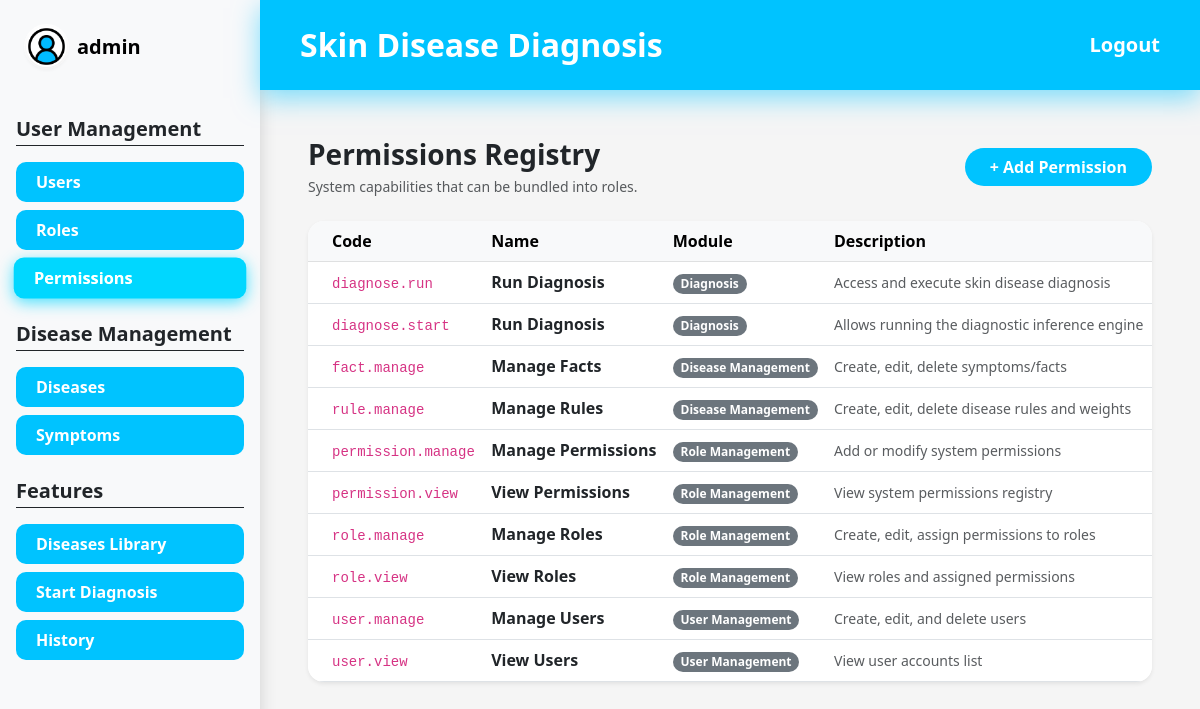
Screenshot of /permissions/ (signed in) with the database file from the repository.
### app/models/user.py (models this page shows, shortened)
class User(UserMixin, db.Model):
    __tablename__ = "users"
    id = db.Column(db.Integer, primary_key=True)
    username = db.Column(db.String(80), unique=True, nullable=False)
    email = db.Column(db.String(120), unique=True, nullable=False)
    full_name = db.Column(db.String(120), nullable=False)
    phone_number = db.Column(db.String(15), unique=True, nullable=False)
    is_active = db.Column(db.Boolean, default=True, nullable=False)
    password_hash = db.Column(db.String(255), nullable=False)
    picture = db.Column(db.String(255))
    created_at = db.Column(db.DateTime, default=datetime.utcnow, nullable=False)
    updated_at = db.Column(db.DateTime, default=datetime.utcnow, onupdate=datetime.utcnow, nullable=False)
    roles = db.relationship("Role", secondary=user_roles, back_populates="users")
    diagnoses = db.relationship("Diagnose", secondary=user_diagnoses, back_populates="users")
    def has_role(self, role_name: str) -> bool:
        return any(role.name == role_name for role in self.roles)
    @property
    def is_admin(self) -> bool:
        return self.has_role("Admin")

### app/models/permission.py (models this page shows, shortened)
class Permission(db.Model):
    __tablename__ = "permissions"
    id = db.Column(db.Integer, primary_key=True)
    code = db.Column(db.String(64), unique=True, nullable=False, index=True)
    name = db.Column(db.String(120), nullable=False)
    description = db.Column(db.String(255))
    module = db.Column(db.String(80), nullable=False, default="General")
    created_at = db.Column(db.DateTime, default=datetime.utcnow, nullable=False)
    updated_at = db.Column(db.DateTime, default=datetime.utcnow, onupdate=datetime.utcnow, nullable=False)
    roles = db.relationship("Role", secondary=role_permissions, back_populates="permissions")

### app/routes/permission_routes.py (the view)
@permission_bp.route("/")
@login_required
@has_permission("role.manage")
def index():
    permissions = Permission.query.order_by(Permission.module, Permission.code).all()
    return render_template("permissions/index.html", permissions=permissions)

### app/templates/permissions/index.html (shortened to what this page needs)
{% extends "layouts/base.html" %}
{% block content %}
<div class="d-flex justify-content-between align-items-center mb-4">
    <div>
        <h1 class="h3 fw-bold mb-1">Permissions Registry</h1>
        <p class="text-muted small mb-0">System capabilities that can be bundled into roles.</p>
    </div>
    <button type="button" class="btn bg-custom-blue text-white rounded-pill px-4 fw-bold" data-bs-toggle="modal" data-bs-target="#createPermissionModal">
        + Add Permission
    </button>
</div>
<div class="card border-0 shadow-sm rounded-4 overflow-hidden">
    <div class="table-responsive">
        <table class="table table-hover align-middle mb-0">
            <thead class="table-light">
                <tr>
                    <th class="ps-4">Code</th>
                    <th>Name</th>
                    <th>Module</th>
                    <th>Description</th>
                </tr>
            </thead>
            <tbody>
                {% for perm in permissions %}
                <tr>
                    <td class="ps-4"><code>{{ perm.code }}</code></td>
                    <td class="fw-bold">{{ perm.name }}</td>
                    <td><span class="badge bg-secondary rounded-pill">{{ perm.module }}</span></td>
                    <td class="text-muted small">{{ perm.description or '-' }}</td>
                </tr>
                {% else %}
                <tr>
                    <td colspan="4" class="text-center text-muted py-4">No permissions registered.</td>
                </tr>
                {% endfor %}
            </tbody>
        </table>
    </div>
</div>
{% endblock %}

### app/templates/layouts/base.html (shortened to what this page needs)
<!DOCTYPE html>
<html lang="en">
<head>
    <link href="https://cdn.jsdelivr.net/npm/bootstrap@5.3.0/dist/css/bootstrap.min.css" rel="stylesheet" />
    <link rel="stylesheet" href="{{ url_for('static', filename='css/style.css') }}" />
</head>
<body>
    <div class="d-flex min-vh-100">
        <aside class="sidebar d-none d-md-flex flex-column bg-light shadow">
            <div class="sidebar-user-header p-4 d-flex align-items-center mb-4">
                <div class="user-avatar-small me-2">
                    <img src="{% if current_user.is_authenticated and current_user.picture %}
                            {{ url_for('static', filename='uploads/' ~ current_user.picture) }}
                        {% else %}{{ url_for('static', filename='images/8358770.png') }}
                        {% endif %}"
                    class="rounded-circle w-100 h-100 shadow-sm"
                    style="object-fit: cover;">
                </div>
                <span class="text-black fw-bold fs-5">{{ current_user.username if current_user.is_authenticated else "User" }}</span>
            </div>
            {% if current_user.is_authenticated %}
                {% if current_user.roles %}
                    {% set role_list = current_user.roles | map(attribute='name') | map('lower') | list %}
                {% elif current_user.role %}
                    {% set role_list = [current_user.role.name | lower] if current_user.role.name is defined else [current_user.role | lower] %}
                {% else %}
                    {% set role_list = [] %}
                {% endif %}
                {% set is_admin_user = (current_user.is_admin is defined and current_user.is_admin) or ('admin' in role_list) %}
                {% set is_dermatologist_user = 'dermatologist' in role_list %}
                {% if is_admin_user %}
                    <div class="px-3 mb-4">
                        <h5 class="fw-bold text-dark border-bottom border-dark pb-1 mb-3">User Management</h5>
                        <nav class="nav flex-column gap-2">
                            <a href="{{ url_for('users.index') }}" class="sidebar-link {% if request.blueprint == 'users' %}active{% endif %}">Users</a>
                            <a href="{{ url_for('roles.index') }}" class="sidebar-link {% if request.blueprint == 'roles' %}active{% endif %}">Roles</a>
                            <a href="{{ url_for('permissions.index') }}" class="sidebar-link {% if request.blueprint == 'permissions' %}active{% endif %}">Permissions</a>
                        </nav>
                    </div>
                {% endif %}
                {% if is_admin_user or is_dermatologist_user %}
                    <div class="px-3 mb-4">
                        <h5 class="fw-bold text-dark border-bottom border-dark pb-1 mb-3">Disease Management</h5>
                        <nav class="nav flex-column gap-2">
                            <a href="{{ url_for('rules.index') }}" class="sidebar-link {% if request.blueprint == 'rules' %}active{% endif %}">Diseases</a>
                            <a href="{{ url_for('facts.index') }}" class="sidebar-link {% if request.blueprint == 'facts' %}active{% endif %}">Symptoms</a>
                        </nav>
                    </div>
                {% endif %}
                <div class="px-3 mb-4">
                    <h5 class="fw-bold text-dark border-bottom border-dark pb-1 mb-3">Features</h5>
                    <nav class="nav flex-column gap-2">
                        <a href="{{ url_for('diagnoses.dashboard') }}" class="sidebar-link {% if request.endpoint == 'diagnoses.dashboard' %}active{% endif %}">Diseases Library</a>
                        <a href="{{ url_for('diagnoses.diagnose') }}" class="sidebar-link {% if request.endpoint == 'diagnoses.diagnose' %}active{% endif %}">Start Diagnosis</a>
                        <a href="{{ url_for('diagnoses.diagnose_history') }}" class="sidebar-link {% if request.endpoint == 'diagnoses.diagnose_history' %}active{% endif %}">History</a>
                    </nav>
                </div>
            {% endif %}
        </aside>
        <div class="flex-grow-1 bg-custom-gray-light">
            <nav class="navbar navbar-expand-lg navbar-dark bg-custom-blue header-glow p-3">
                <div class="container-fluid px-4">
                    <a class="navbar-brand fw-bold fs-2" href="#">Skin Disease Diagnosis</a>
                    <div class="ms-auto">
                        {% if current_user.is_authenticated %}
                            <a href="{{ url_for('auth.logout') }}" class="text-white fw-bold text-decoration-none fs-5">Logout</a>
                        {% else %}
                            <a href="{{ url_for('auth.login') }}" class="text-white fw-bold text-decoration-none fs-5">Login</a>
                        {% endif %}
                    </div>
                </div>
            </nav>
            <main class="p-5">
                {% block content %}{% endblock %}
            </main>
        </div>
    </div>
</body>
</html>

### app/static/css/style.css (style rules this page uses)
body { background-color: #f5f5f5; }
.table td, .table th { vertical-align: middle; }
.bg-custom-blue { background-color: #00c3ff !important; }
.sidebar { width: 260px; min-width: 260px; background-color: #f8f9fa; }
.header-glow { box-shadow: 0px 8px 20px rgba(0, 195, 255, 0.4); position: relative; z-index: 10; }
.sidebar-link { display: block; width: 100%; padding: 8px 20px; background-color: #00c3ff; color: white !important; text-decoration: none; font-weight: bold; border-radius: 10px; transition: all 0.2s ease-in-out; border: none; text-align: left; }
.sidebar-link:hover, .sidebar-link.active { box-shadow: 0px 4px 15px rgba(0, 195, 255, 0.7); transform: scale(1.02); filter: brightness(1.1); }
.user-avatar-small { width: 45px; height: 45px; background: white; border-radius: 50%; padding: 2px; }
.header-glow { box-shadow: 0px 8px 20px rgba(0, 195, 255, 0.5); z-index: 1; position: relative; }
.bg-custom-blue { background-color: #00c3ff; }
.header-glow { box-shadow: 0px 8px 25px rgba(0, 195, 255, 0.5); z-index: 1; position: relative; }

### rows the page displays
User: is_active+username "admin"
Permission: code "diagnose.run", name "Run Diagnosis", module "Diagnosis", description "Access and execute skin disease diagnosis"
Permission: code "diagnose.start", name "Run Diagnosis", module "Diagnosis", description "Allows running the diagnostic inference engine"
Permission: code "fact.manage", name "Manage Facts", module "Disease Management", description "Create, edit, delete symptoms/facts"
Permission: code "rule.manage", name "Manage Rules", module "Disease Management", description "Create, edit, delete disease rules and weights"
Permission: code "permission.manage", name "Manage Permissions", module "Role Management", description "Add or modify system permissions"
Permission: code "permission.view", name "View Permissions", module "Role Management", description "View system permissions registry"
Permission: code "role.manage", name "Manage Roles", module "Role Management", description "Create, edit, assign permissions to roles"
Permission: code "role.view", name "View Roles", module "Role Management", description "View roles and assigned permissions"
Permission: code "user.manage", name "Manage Users", module "User Management", description "Create, edit, and delete users"
Permission: code "user.view", name "View Users", module "User Management", description "View user accounts list"
